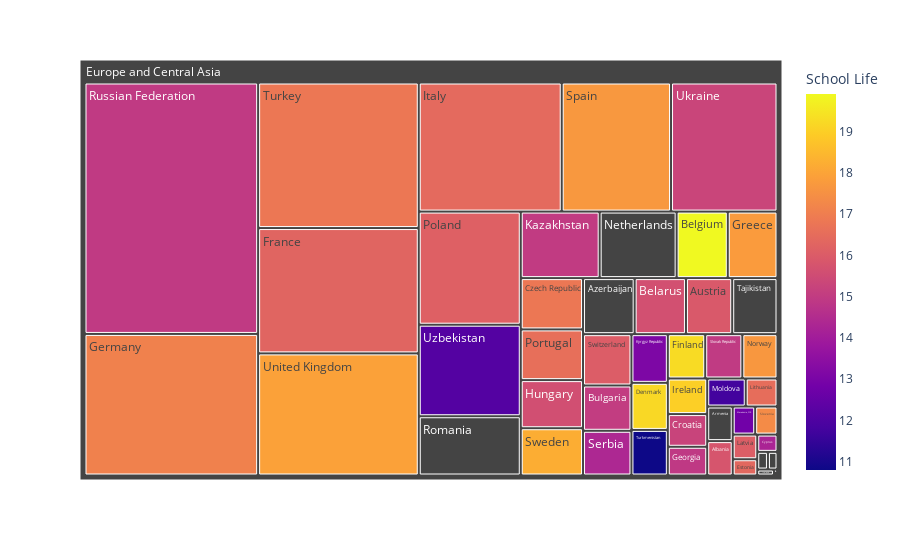

The notebook cell saved with this chart:
### Markdown cell above
### Average School Life from Primary to Tertiary as of 2014

### Code cell
df = data.loc[data['Year'] == '2014']
fig = px.treemap(df, path=['region', 'Country Name'], values='Population',
                  color='School Life', hover_data=['Country Name'])
fig.show()

### Figure 1 — Plotly figure (JSON) as saved in the notebook; plotly's stock layout.template omitted (floating-point values rounded to 4 significant figures)
{"data": [{"branchvalues": "total", "customdata": [["Albania", 15.8], ["Armenia", null], ["Austria", 15.91], ["Azerbaijan", null], ["Belarus", 15.64], ["Belgium", 19.91], ["Bulgaria", 15.04], ["Croatia", 15.26], ["Cyprus", 14.26], ["Czech Republic", 16.81], ["Denmark", 19.19], ["Estonia", 16.36], ["Finland", 19.25], ["France", 16.27], ["Georgia", 14.92], ["Germany", 17.1], ["Greece", 17.78], ["Hungary", 15.6], ["Iceland", null], ["Ireland", 19.0], ["Italy", 16.42], ["Kazakhstan", 14.98], ["Kyrgyz Republic", 13.09], ["Latvia", 16.05], ["Liechtenstein", 14.64], ["Lithuania", 16.52], ["Luxembourg", null], ["Macedonia, FYR", 12.8], ["Moldova", 11.76], ["Montenegro", null], ["Netherlands", null], ["Norway", 17.67], ["Poland", 16.14], ["Portugal", 16.57], ["Romania", null], ["Russian Federation", 14.95], ["San Marino", null], ["Serbia", 14.36], ["Slovak Republic", 14.96], ["Slovenia", 17.35], ["Spain", 17.7], ["Sweden", 18.22], ["Switzerland", 16.04], ["Tajikistan", null], ["Turkey", 16.82], ["Turkmenistan", 10.8], ["Ukraine", 15.31], ["United Kingdom", 17.94], ["Uzbekistan", 12.13], ["(?)", null]], "domain": {"x": [0, 1], "y": [0, 1]}, "hovertemplate": "labels=%{label}<br>Population=%{value}<br>parent=%{parent}<br>id=%{id}<br>Country Name=%{customdata[0]}<br>School Life=%{color}<extra></extra>", "ids": ["Europe and Central Asia/Albania", "Europe and Central Asia/Armenia", "Europe and Central Asia/Austria", "Europe and Central Asia/Azerbaijan", "Europe and Central Asia/Belarus", "Europe and Central Asia/Belgium", "Europe and Central Asia/Bulgaria", "Europe and Central Asia/Croatia", "Europe and Central Asia/Cyprus", "Europe and Central Asia/Czech Republic", "Europe and Central Asia/Denmark", "Europe and Central Asia/Estonia", "Europe and Central Asia/Finland", "Europe and Central Asia/France", "Europe and Central Asia/Georgia", "Europe and Central Asia/Germany", "Europe and Central Asia/Greece", "Europe and Central Asia/Hungary", "Europe and Central Asia/Iceland", "Europe and Central Asia/Ireland", "Europe and Central Asia/Italy", "Europe and Central Asia/Kazakhstan", "Europe and Central Asia/Kyrgyz Republic", "Europe and Central Asia/Latvia", "Europe and Central Asia/Liechtenstein", "Europe and Central Asia/Lithuania", "Europe and Central Asia/Luxembourg", "Europe and Central Asia/Macedonia, FYR", "Europe and Central Asia/Moldova", "Europe and Central Asia/Montenegro", "Europe and Central Asia/Netherlands", "Europe and Central Asia/Norway", "Europe and Central Asia/Poland", "Europe and Central Asia/Portugal", "Europe and Central Asia/Romania", "Europe and Central Asia/Russian Federation", "Europe and Central Asia/San Marino", "Europe and Central Asia/Serbia", "Europe and Central Asia/Slovak Republic", "Europe and Central Asia/Slovenia", "Europe and Central Asia/Spain", "Europe and Central Asia/Sweden", "Europe and Central Asia/Switzerland", "Europe and Central Asia/Tajikistan", "Europe and Central Asia/Turkey", "Europe and Central Asia/Turkmenistan", "Europe and Central Asia/Ukraine", "Europe and Central Asia/United Kingdom", "Europe and Central Asia/Uzbekistan", "Europe and Central Asia"], "labels": ["Albania", "Armenia", "Austria", "Azerbaijan", "Belarus", "Belgium", "Bulgaria", "Croatia", "Cyprus", "Czech Republic", "Denmark", "Estonia", "Finland", "France", "Georgia", "Germany", "Greece", "Hungary", "Iceland", "Ireland", "Italy", "Kazakhstan", "Kyrgyz Republic", "Latvia", "Liechtenstein", "Lithuania", "Luxembourg", "Macedonia, FYR", "Moldova", "Montenegro", "Netherlands", "Norway", "Poland", "Portugal", "Romania", "Russian Federation", "San Marino", "Serbia", "Slovak Republic", "Slovenia", "Spain", "Sweden", "Switzerland", "Tajikistan", "Turkey", "Turkmenistan", "Ukraine", "United Kingdom", "Uzbekistan", "Europe and Central Asia"], "marker": {"coloraxis": "coloraxis", "colors": [15.8, null, 15.91, null, 15.64, 19.91, 15.04, 15.26, 14.26, 16.81, 19.19, 16.36, 19.25, 16.27, 14.92, 17.1, 17.78, 15.6, null, 19.0, 16.42, 14.98, 13.09, 16.05, 14.64, 16.52, null, 12.8, 11.76, null, null, 17.67, 16.14, 16.57, null, 14.95, null, 14.36, 14.96, 17.35, 17.7, 18.22, 16.04, null, 16.82, 10.8, 15.31, 17.94, 12.13, null]}, "name": "", "parents": ["Europe and Central Asia", "Europe and Central Asia", "Europe and Central Asia", "Europe and Central Asia", "Europe and Central Asia", "Europe and Central Asia", "Europe and Central Asia", "Europe and Central Asia", "Europe and Central Asia", "Europe and Central Asia", "Europe and Central Asia", "Europe and Central Asia", "Europe and Central Asia", "Europe and Central Asia", "Europe and Central Asia", "Europe and Central Asia", "Europe and Central Asia", "Europe and Central Asia", "Europe and Central Asia", "Europe and Central Asia", "Europe and Central Asia", "Europe and Central Asia", "Europe and Central Asia", "Europe and Central Asia", "Europe and Central Asia", "Europe and Central Asia", "Europe and Central Asia", "Europe and Central Asia", "Europe and Central Asia", "Europe and Central Asia", "Europe and Central Asia", "Europe and Central Asia", "Europe and Central Asia", "Europe and Central Asia", "Europe and Central Asia", "Europe and Central Asia", "Europe and Central Asia", "Europe and Central Asia", "Europe and Central Asia", "Europe and Central Asia", "Europe and Central Asia", "Europe and Central Asia", "Europe and Central Asia", "Europe and Central Asia", "Europe and Central Asia", "Europe and Central Asia", "Europe and Central Asia", "Europe and Central Asia", "Europe and Central Asia", ""], "type": "treemap", "values": [2889104, 2906220, 8541575, 9535079, 9474511, 11209057, 7223938, 4238389, 1152309, 10525347, 5643475, 1314545, 5461512, 66331957, 3727000, 80982500, 10892413, 9866468, 327386, 4617225, 60789140, 17289224, 5835500, 1993782, 37127, 2932367, 556319, 2077495, 3556397, 621810, 16865008, 5137232, 38011735, 10401062, 19908979, 143819666, 32657, 7130576, 5418649, 2061980, 46480882, 9696110, 8188649, 8362745, 77030628, 5466241, 45271947, 64613160, 30757700, 897204777]}], "layout": {"coloraxis": {"colorbar": {"title": {"text": "School Life"}}, "colorscale": [[0, "#0d0887"], [0.1111, "#46039f"], [0.2222, "#7201a8"], [0.3333, "#9c179e"], [0.4444, "#bd3786"], [0.5556, "#d8576b"], [0.6667, "#ed7953"], [0.7778, "#fb9f3a"], [0.8889, "#fdca26"], [1, "#f0f921"]]}, "legend": {"tracegroupgap": 0}, "margin": {"t": 60}}}
